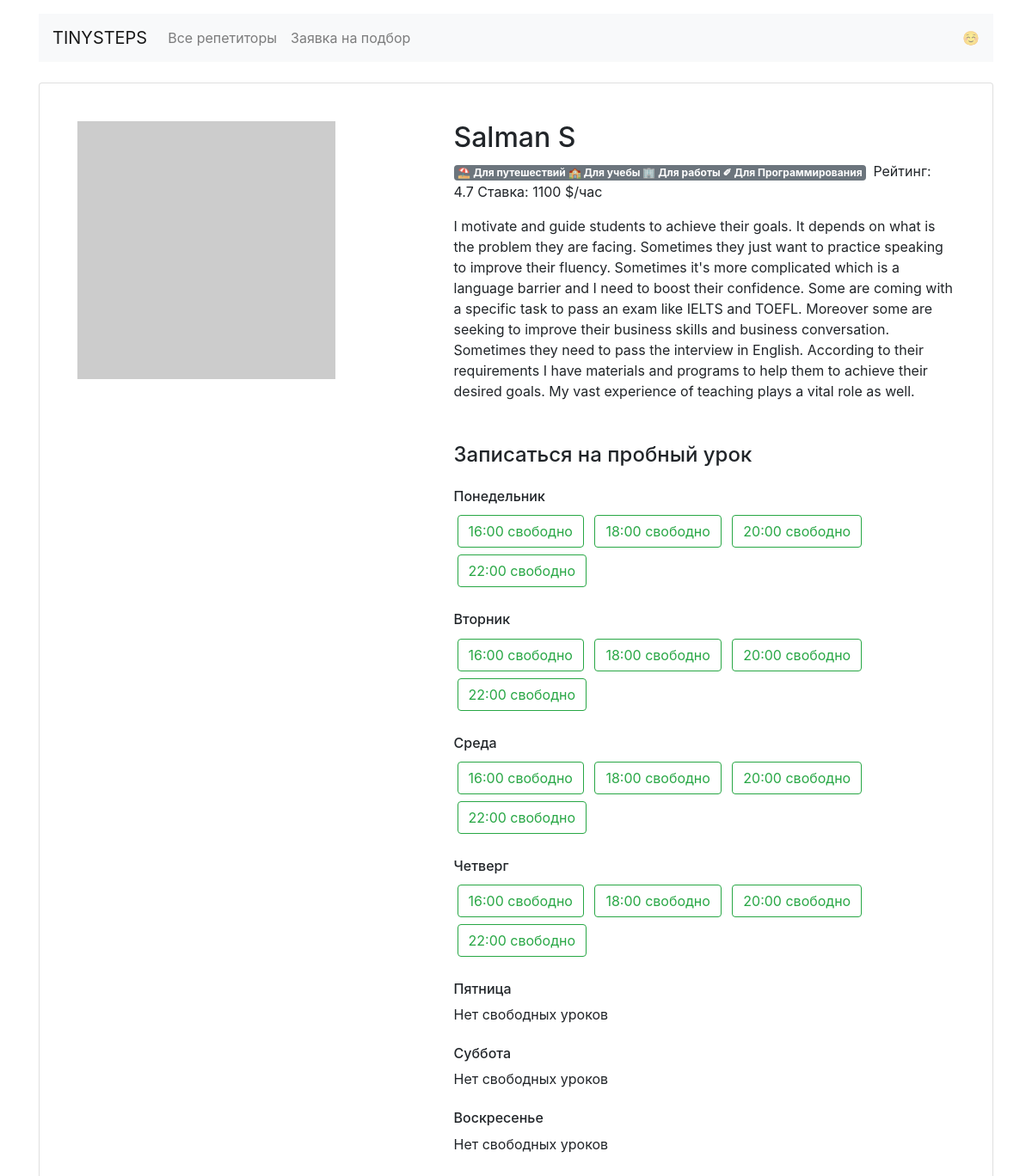
/profiles/11/, run on the app's committed database.
### app.py (models this page shows)
class Teacher(db.Model):
    __tablename__ = "teachers"
    id = db.Column(db.Integer, primary_key=True)
    name = db.Column(db.String)
    about = db.Column(db.String)
    rating = db.Column(db.Integer)
    photo = db.Column(db.String)
    price = db.Column(db.Integer)
    schedule = db.Column(JSON)
    goals = db.relationship("Goal", secondary=teacher_goals, back_populates="teachers")

### app.py (the view)
@app.route('/profiles/<id_profile>/')
def render_profile(id_profile):
    teachers_goal = Teacher.query.filter(Teacher.id == id_profile).scalar()
    str_goal = ''
    for goal_id in teachers_goal.goals:
        goal_query = db.session.query(Goal).get(goal_id.id)
        str_goal += goal_query.goal + ' '
    return render_template("profile.html",
                           teacher=get_teacher_info(id_profile),
                           tag_goals=str_goal,
                           days=days)

### app.py (called while the page is built)
def get_teacher_info(teacher_id):
    teacher_info = db.session.query(Teacher).get_or_404(teacher_id)
    return {
        'name': teacher_info.name,
        'photo': teacher_info.photo,
        'rating': teacher_info.rating,
        'price': teacher_info.price,
        'about': teacher_info.about,
        'id': teacher_info.id,
        'free': teacher_info.schedule
    }

### templates/profile.html
{% extends 'base.html' %}
{% block container %}
  <main class="container mt-3">
    <div class="card my-4 mx-auto">
      <div class="card-body m-2 m-md-4">
        <article class="row">
          <div class="col-5"><img src="{{ teacher.photo }}" class="img-fluid" alt=""></div>
          <div class="col-7">
            <section class="teacher=info">
              <h1 class="h2">{{ teacher.name }}</h1>
              <p><span class="badge badge-secondary mr-2">{{ tag_goals }} </span>Рейтинг: {{ teacher.rating }} Ставка: {{ teacher.price }} $/час</p>
              <p>{{ teacher.about }}</p>
            </section>
            <section class="available">
              <h4 class="mb-4 mt-5">Записаться на пробный урок</h4>
              {% for day, info in teacher.free.items() %}
              <h6 class="mt-4">{{ days[day] }}</h6>
                {% if (info.values())|select|first %}
                  {% for time, free_time in info.items() %}
                     {% if free_time == true %}
                        <a href="/booking/{{ teacher.id }}/{{ day }}/{{ time }}/" class="btn btn-outline-success m-1">{{ time }} свободно</a>
                      {% endif %}
                  {% endfor %}
                {% else %}
                      <p>Нет свободных уроков</p>
                {% endif %}
              {% endfor %}
            </section>
          </div>
        </article>
      </div>
    </div>
  </main>
{% endblock %}

### data on the page
Teacher: name "Salman S", rating "4.7", price "1100", about "I motivate and guide students to achieve their goals. It depends on what is the problem they are facing. Sometimes they just want to practice speaking to improve their fluency. Sometimes it's more complicated which is a language barrier and I need to boost their confidence. Some are coming with a specific task to pass an exam like IELTS and TOEFL. Moreover some are seeking to improve their business skills and business conversation. Sometimes they need to pass the interview in English. According to their requirements I have materials and programs to help them to achieve their desired goals. My vast experience of teaching plays a vital role as well."

### other printed values
{{ tag_goals }} "⛱ Для путешествий 🏫 Для учебы 🏢 Для работы ✐ Для Программирования"
{{ days[day] }} "Понедельник" "Вторник" "Среда" "Четверг" "Пятница" "Суббота" "Воскресенье"
{{ time }} "16:00" "18:00" "20:00" "22:00" "16:00" "18:00" "20:00" "22:00" "16:00" "18:00" "20:00" "22:00" "16:00" "18:00" "20:00" "22:00"
